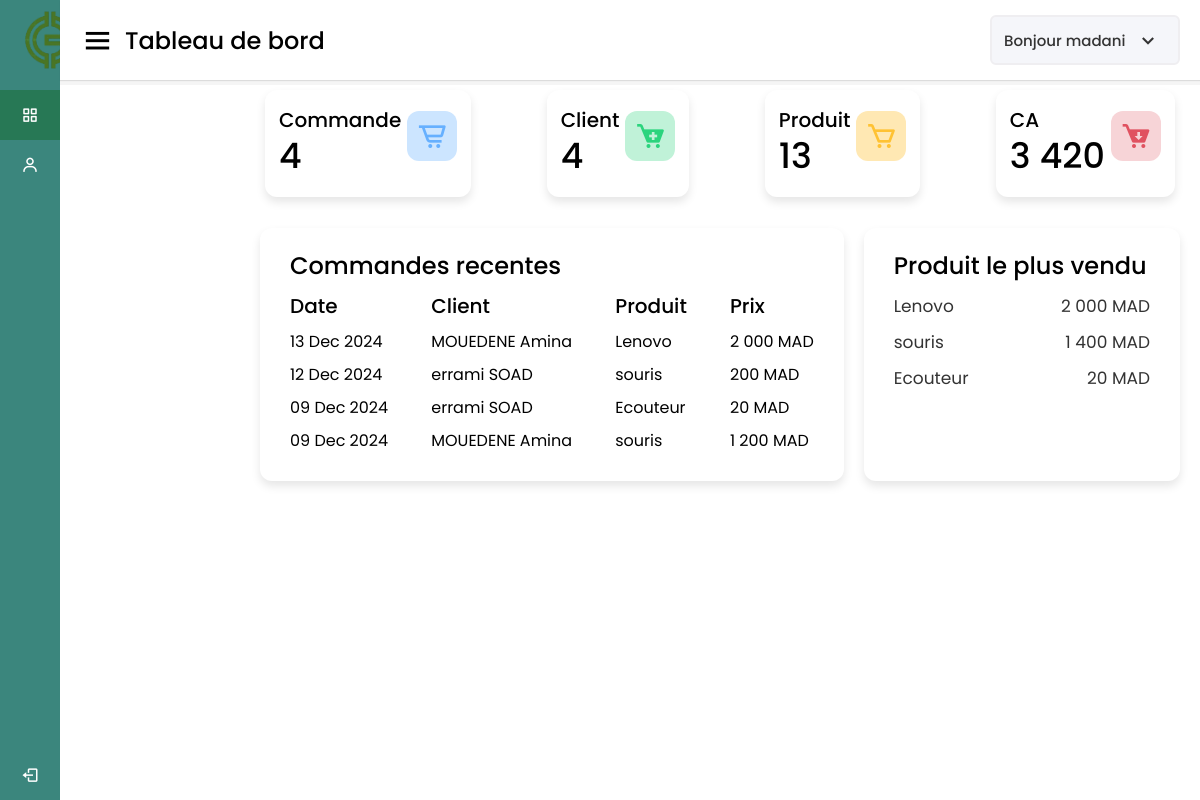
The app's page /vue/dashboard.php (signed in) with its own data.
### tables this page shows
CREATE TABLE `personnel` (
  `id` int(11) NOT NULL,
  `nom` varchar(30) NOT NULL,
  `prenom` varchar(30) NOT NULL,
  `telephone` varchar(15) NOT NULL,
  `adresse` varchar(50) NOT NULL,
  `email` varchar(255) NOT NULL,
  `role` varchar(255) NOT NULL,
  `password` varchar(255) NOT NULL
);

CREATE TABLE `commande` (
  `id` int(11) NOT NULL,
  `id_article` int(11) NOT NULL,
  `id_client` int(11) NOT NULL,
  `quantite` int(11) NOT NULL,
  `prix` int(11) NOT NULL,
  `date_vente` timestamp NOT NULL DEFAULT current_timestamp(),
  `etat` enum('0','1') NOT NULL DEFAULT '1'
);

CREATE TABLE `client` (
  `id` int(11) NOT NULL,
  `nom` varchar(30) NOT NULL,
  `prenom` varchar(30) NOT NULL,
  `telephone` varchar(30) NOT NULL,
  `adresse` varchar(50) NOT NULL,
  `ville` varchar(255) NOT NULL
);

CREATE TABLE `produit` (
  `id` int(11) NOT NULL,
  `nom_produit` varchar(50) NOT NULL,
  `id_categorie` int(11) NOT NULL,
  `quantite` int(11) NOT NULL,
  `prix_unitaire` int(11) NOT NULL
);

### model/function.php (called while the page is built, shortened)
<?php
function getAllcommande()
{
    $sql = "SELECT COUNT(*) AS nbre FROM commande WHERE etat=?";
    $req = $GLOBALS['connexion']->prepare($sql);
    $req->execute(array(1));
    return $req->fetch();
}
function getAllClient()
{
    $sql = "SELECT COUNT(*) AS nbre FROM client";
    $req = $GLOBALS['connexion']->prepare($sql);
    $req->execute();
    return $req->fetch(PDO::FETCH_ASSOC);
}
function getAllProduit()
{
    $sql = "SELECT COUNT(*) AS nbre FROM produit";
    $req = $GLOBALS['connexion']->prepare($sql);
    $req->execute();
    return $req->fetch();
}
function getCA()
{
    $sql = "SELECT SUM(prix) AS prix FROM commande WHERE etat IS NOT NULL";
    $req = $GLOBALS['connexion']->prepare($sql);
    $req->execute();
    return $req->fetch();
}
function getLastVente()
{
    $sql = "SELECT nom_produit, nom, prenom, v.quantite, prix, date_vente, v.id, a.id AS idArticle
        FROM client AS c, commande AS v, produit AS a WHERE v.id_article=a.id AND v.id_client=c.id AND etat=?
        ORDER BY date_vente DESC LIMIT 10";
    $req = $GLOBALS['connexion']->prepare($sql);
    $req->execute(array(1));
    return $req->fetchAll();
}
function getMostVente()
{
    $sql = "SELECT nom_produit, SUM(prix) AS prix
        FROM client AS c, commande AS v, produit AS a WHERE v.id_article=a.id AND v.id_client=c.id AND etat=?
        GROUP BY a.id
        ORDER BY SUM(prix) DESC LIMIT 10";
    $req = $GLOBALS['connexion']->prepare($sql);
    $req->execute(array(1));
    return $req->fetchAll();
}

### vue/dashboard.php (the view, shortened to what this page needs)
<?php
include 'entete.php';
?>
<div class="home-content">
    <div class="overview-boxes">
        <div class="box">
            <div class="right-side">
                <div class="box-topic">Commande</div>
                <div class="number"><?php echo getAllCommande()['nbre'] ?></div>
            </div>
            <i class="bx bx-cart-alt cart"></i>
        </div>
        <div class="box">
            <div class="right-side">
                <div class="box-topic">Client</div>
                <div class="number"><?php echo getAllClient()['nbre'] ?></div>
            </div>
            <i class="bx bxs-cart-add cart two"></i>
        </div>
        <div class="box">
            <div class="right-side">
                <div class="box-topic">Produit</div>
                <div class="number"><?php echo getAllProduit()['nbre'] ?></div>
            </div>
            <i class="bx bx-cart cart three"></i>
        </div>
        <div class="box">
            <div class="right-side">
                <div class="box-topic">CA</div>
                <div class="number"><?php echo number_format(getCA()['prix'], 0, ',', ' ') ?></div>
            </div>
            <i class="bx bxs-cart-download cart four"></i>
        </div>
    </div>
    <div class="sales-boxes">
        <div class="recent-sales box">
            <div class="title">Commandes recentes</div>
            <?php
            $ventes = getLastVente();
            ?>
            <div class="sales-details">
                <ul class="details">
                    <li class="topic">Date</li>
                    <?php
                    foreach ($ventes as $key => $value) {
                    ?>
                        <li><?php echo date('d M Y', strtotime($value['date_vente'])) ?></li>
                    <?php
                    }
                    ?>
                </ul>
                <ul class="details">
                    <li class="topic">Client</li>
                    <?php
                    foreach ($ventes as $key => $value) {
                    ?>
                        <li><?php echo $value['nom'] . " " . $value['prenom'] ?></li>
                    <?php
                    }
                    ?>
                </ul>
                <ul class="details">
                    <li class="topic">Produit</li>
                    <?php
                    foreach ($ventes as $key => $value) {
                    ?>
                        <li><?php echo $value['nom_produit'] ?></li>
                    <?php
                    }
                    ?>
                </ul>
                <ul class="details">
                    <li class="topic">Prix</li>
                    <?php
                    foreach ($ventes as $key => $value) {
                    ?>
                        <li><?php echo number_format($value['prix'], 0, ",", " ") . " MAD" ?></li>
                    <?php
                    }
                    ?>
                </ul>
            </div>
        </div>
        <div class="top-sales box">
            <div class="title">Produit le plus vendu</div>
            <ul class="top-sales-details">
                <?php
                $article = getMostVente();
                foreach ($article as $key => $value) {
                ?>
                    <li>
                        <span class="product"><?php echo $value['nom_produit'] ?></span>
                        <span class="price"><?php echo number_format($value['prix'], 0, ",", " ") . " MAD" ?></span>
                    </li>
                <?php
                }
                ?>
            </ul>
        </div>
    </div>
</div>
<?php
include 'pied.php';
?>

### vue/entete.php (shortened to what this page needs)
<?php
include_once '../model/function.php';
$role = $_SESSION['role'];
$userName = '';
$stmt = $connexion->prepare("SELECT * FROM personnel WHERE id = ?");
$stmt->execute([$_SESSION['id']]);
$user = $stmt->fetch();
if ($user) {
    $userName = htmlspecialchars($user['nom']);
} else {
    echo "Erreur : Utilisateur non trouvé.";
    exit;
}
$pageTitles = [
    'dashboard.php' => 'Tableau de bord',
    'commande.php' => 'Commandes',
    'personnel.php' => 'Personnels',
    'stock.php' => 'Stock',
    'client.php' => 'Clients',
    'produit.php' => 'Produits',
    'categorie.php' => 'Catégories',
    'parametres.php' => 'Paramètres',
    'login.php' => 'Connexion',
    'recuVente.php' => 'Recu'
];
$currentFile = basename($_SERVER['PHP_SELF']);
$customTitle = isset($pageTitles[$currentFile]) ? $pageTitles[$currentFile] : 'Page inconnue';
?>
<!DOCTYPE html>
<html lang="fr" dir="ltr">
<head>
    <link rel="stylesheet" href="../public/css/style.css" />
    <link href="https://unpkg.com/boxicons@2.0.7/css/boxicons.min.css" rel="stylesheet" />
</head>
<body>
    <div class="sidebar">
        <div class="logo-details">
            <img src="../public/images/G-stock.png" style="height:100px ; width: 100px ;"></img>  <br><br> <br>
            <span class="logo_name">G-Stock</span>
        </div>
        <ul class="nav-links">
            <li>
                <a href="dashboard.php" class="<?php echo basename($_SERVER['PHP_SELF']) == 'dashboard.php' ? 'active' : '' ?>">
                    <i class="bx bx-grid-alt"></i>
                    <span class="links_name">Dashboard</span>
                </a>
            </li>
            <?php if ($role == 'commercial') : ?>
                <li>
                    <a href="commande.php" class="<?php echo basename($_SERVER['PHP_SELF']) == 'commande.php' ? 'active' : '' ?>">
                        <i class="bx bx-user"></i>
                        <span class="links_name">Commande</span>
                    </a>
                </li>
            <?php endif; ?>
            <li class="log_out">
                <a href="../controller/logout.php">
                    <i class="bx bx-log-out"></i>
                    <span class="links_name">Déconnexion</span>
                </a>
            </li>
        </ul>
    </div>
    <section class="home-section">
        <nav class="hidden-print">
            <div class="sidebar-button">
                <i class="bx bx-menu sidebarBtn"></i>
                <span class="dashboard"><?php echo $customTitle; ?></span>
            </div>
            <div class="profile-details">
                <span class="admin_name" id="profile-name"><?php echo "Bonjour " . $userName; ?></span>
                <i class="bx bx-chevron-down"></i>
            </div>
        </nav>
    </section>
</body>
</html>

### vue/pied.php (shortened to what this page needs)
</body>
</html>

### public/css/style.css (style rules this page uses)
* { margin: 0; padding: 0; box-sizing: border-box; font-family: "Poppins", sans-serif; }
.sidebar { position: fixed; height: 100%; width: 240px; background: #3b867d; transition: all 0.5s ease; }
.sidebar .logo-details { height: 80px; display: flex; align-items: center; }
.sidebar .logo-details .logo_name { color: #fff; font-size: 24px; font-weight: 500; }
.sidebar .nav-links { margin-top: 10px; }
.sidebar .nav-links li { position: relative; list-style: none; height: 50px; }
.sidebar .nav-links li a { height: 100%; width: 100%; display: flex; align-items: center; text-decoration: none; transition: all 0.4s ease; }
.sidebar .nav-links li a.active { background: #277855; }
.sidebar .nav-links li i { min-width: 60px; text-align: center; font-size: 18px; color: #fff; }
.sidebar .nav-links li a .links_name { color: #fff; font-size: 15px; font-weight: 400; white-space: nowrap; }
.sidebar .nav-links .log_out { position: absolute; bottom: 0; width: 100%; }
.home-section { position: relative; background: #f5f5f5; min-height: 85px; width: calc(100% - 240px); left: 240px; transition: all 0.5s ease; }
.home-section nav { display: flex; justify-content: space-between; height: 80px; background: #fff; display: flex; align-items: center; position: fixed; width: calc(100% - 240px); left: 240px; z-index: 100; padding: 0 20px; box-shadow: 0 1px 1px rgba(0, 0, 0, 0.1); transition: all 0.5s ease; }
.home-section nav .sidebar-button { display: flex; align-items: center; font-size: 24px; font-weight: 500; }
nav .sidebar-button i { font-size: 35px; margin-right: 10px; }
.home-section nav .profile-details { display: flex; align-items: center; background: #f5f6fa; border: 2px solid #efeef1; border-radius: 6px; height: 50px; min-width: 190px; padding: 0 15px 0 2px; }
nav .profile-details .admin_name { font-size: 15px; font-weight: 500; color: #333; margin: 0 10px; white-space: nowrap; }
nav .profile-details i { font-size: 25px; color: #333; }
.home-content .overview-boxes { display: flex; align-items: flex-start; justify-content: space-between; flex-wrap: nowrap; padding: 0 20px; margin-bottom: 26px; }
.overview-boxes .box { display: flex; align-items: center; justify-content: center; background: #fff; padding: 15px 14px; border-radius: 12px; box-shadow: 0 5px 10px rgba(0, 0, 0, 0.1); margin: 5px; }
.overview-boxes .box-topic { font-size: 20px; font-weight: 500; }
.home-content { margin-left: 240px; }
.home-content .box .number { display: inline-block; font-size: 35px; margin-top: -6px; font-weight: 500; }
.home-content .box .cart { display: inline-block; font-size: 32px; height: 50px; width: 50px; background: #cce5ff; line-height: 50px; text-align: center; color: #66b0ff; border-radius: 12px; margin: -15px 0 0 6px; }
.home-content .box .cart.two { color: #2bd47d; background: #c0f2d8; }
.home-content .box .cart.three { color: #ffc233; background: #ffe8b3; }
.home-content .box .cart.four { color: #e05260; background: #f7d4d7; }
.home-content .sales-boxes { display: flex; justify-content: space-between; }
.home-content .sales-boxes .recent-sales { width: 65%; background: #fff; padding: 20px 30px; margin: 0 20px; border-radius: 12px; box-shadow: 0 5px 10px rgba(0, 0, 0, 0.1); }
.home-content .sales-boxes .sales-details { display: flex; align-items: center; justify-content: space-between; }
.sales-boxes .box .title { font-size: 24px; font-weight: 500; }
.sales-boxes .sales-details li.topic { font-size: 20px; font-weight: 500; }
.sales-boxes .sales-details li { list-style: none; margin: 8px 0; }
.home-content .sales-boxes .top-sales { width: 35%; background: #fff; padding: 20px 30px; margin: 0 20px 0 0; border-radius: 12px; box-shadow: 0 5px 10px rgba(0, 0, 0, 0.1); }
.sales-boxes .top-sales li { display: flex; align-items: center; justify-content: space-between; margin: 10px 0; }
.sales-boxes .top-sales li .product, .price { font-size: 17px; font-weight: 400; color: #333; }
@media (max-width: 1240px) { .sidebar { width: 60px; } }
@media (max-width: 1240px) { .home-section { width: calc(100% - 60px); left: 60px; } }
@media (max-width: 1240px) { .home-section nav { width: calc(100% - 60px); left: 60px; } }
.profile-details { position: relative; display: inline-block; }
.admin_name { cursor: pointer; font-weight: bold; color: #333; }

### records on screen
personnel: nom "madani"
commande: date_vente "13 Dec 2024", id_client.nom "MOUEDENE", id_client.prenom "Amina", id_article.nom_produit "Lenovo", prix "2 000"
commande: date_vente "12 Dec 2024", id_client.nom "errami", id_client.prenom "SOAD", id_article.nom_produit "souris", prix "200"
commande: date_vente "09 Dec 2024", id_client.nom "errami", id_client.prenom "SOAD", id_article.nom_produit "Ecouteur", prix "20"
commande: date_vente "09 Dec 2024", id_client.nom "MOUEDENE", id_client.prenom "Amina", id_article.nom_produit "souris", prix "1 200"

### other values on screen
$customTitle "Tableau de bord"
getAllCommande()['nbre'] "4"
getAllClient()['nbre'] "4"
getAllProduit()['nbre'] "13"
getCA()['prix'] "3 420"
$value['nom_produit'] "Lenovo"
$value['prix'] "2 000"
$value['nom_produit'] "souris"
$value['prix'] "1 400"
$value['nom_produit'] "Ecouteur"
$value['prix'] "20"
